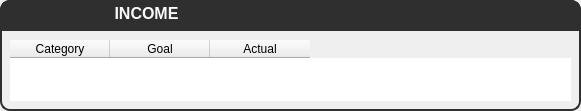
           <widget class="QFrame" name="frame_180">
            <property name="geometry">
             <rect>
              <x>20</x>
              <y>400</y>
              <width>581</width>
              <height>111</height>
             </rect>
            </property>
            <property name="styleSheet">
             <string notr="true">border: 2px solid #2f2f2f;
border-radius: 10px;</string>
            </property>
            <property name="frameShape">
             <enum>QFrame::StyledPanel</enum>
            </property>
            <property name="frameShadow">
             <enum>QFrame::Raised</enum>
            </property>
            <widget class="QFrame" name="frame_181">
             <property name="geometry">
              <rect>
               <x>0</x>
               <y>0</y>
               <width>581</width>
               <height>31</height>
              </rect>
             </property>
             <property name="styleSheet">
              <string notr="true">border: 2px solid #2f2f2f;
border-style:solid;
border-color:#2f2f2f;
border-top-left-radius: 10px;
border-top-right-radius: 10px;
border-bottom-left-radius: 0px;
border-bottom-right-radius: 0px;
background-color: #2f2f2f;</string>
             </property>
             <property name="frameShape">
              <enum>QFrame::StyledPanel</enum>
             </property>
             <property name="frameShadow">
              <enum>QFrame::Raised</enum>
             </property>
             <widget class="QLabel" name="label_173">
              <property name="geometry">
               <rect>
                <x>1</x>
                <y>1</y>
                <width>291</width>
                <height>25</height>
               </rect>
              </property>
              <property name="palette">
               <palette>
                <active>
                 <colorrole role="WindowText">
                  <brush brushstyle="SolidPattern">
                   <color alpha="255">
                    <red>250</red>
                    <green>250</green>
                    <blue>250</blue>
                   </color>
                  </brush>
                 </colorrole>
                 <colorrole role="Button">
                  <brush brushstyle="SolidPattern">
                   <color alpha="255">
                    <red>47</red>
                    <green>47</green>
                    <blue>47</blue>
                   </color>
                  </brush>
                 </colorrole>
                 <colorrole role="Light">
                  <brush brushstyle="SolidPattern">
                   <color alpha="255">
                    <red>255</red>
                    <green>255</green>
                    <blue>255</blue>
                   </color>
                  </brush>
                 </colorrole>
                 <colorrole role="Midlight">
                  <brush brushstyle="SolidPattern">
                   <color alpha="255">
                    <red>252</red>
                    <green>252</green>
                    <blue>252</blue>
                   </color>
                  </brush>
                 </colorrole>
                 <colorrole role="Dark">
                  <brush brushstyle="SolidPattern">
                   <color alpha="255">
                    <red>125</red>
                    <green>125</green>
                    <blue>125</blue>
                   </color>
                  </brush>
                 </colorrole>
                 <colorrole role="Mid">
                  <brush brushstyle="SolidPattern">
                   <color alpha="255">
                    <red>167</red>
                    <green>167</green>
                    <blue>167</blue>
                   </color>
                  </brush>
                 </colorrole>
                 <colorrole role="Text">
                  <brush brushstyle="SolidPattern">
                   <color alpha="255">
                    <red>0</red>
                    <green>0</green>
                    <blue>0</blue>
                   </color>
                  </brush>
                 </colorrole>
                 <colorrole role="BrightText">
                  <brush brushstyle="SolidPattern">
                   <color alpha="255">
                    <red>255</red>
                    <green>255</green>
                    <blue>255</blue>
                   </color>
                  </brush>
                 </colorrole>
                 <colorrole role="ButtonText">
                  <brush brushstyle="SolidPattern">
                   <color alpha="255">
                    <red>0</red>
                    <green>0</green>
                    <blue>0</blue>
                   </color>
                  </brush>
                 </colorrole>
                 <colorrole role="Base">
                  <brush brushstyle="SolidPattern">
                   <color alpha="255">
                    <red>47</red>
                    <green>47</green>
                    <blue>47</blue>
                   </color>
                  </brush>
                 </colorrole>
                 <colorrole role="Window">
                  <brush brushstyle="SolidPattern">
                   <color alpha="255">
                    <red>47</red>
                    <green>47</green>
                    <blue>47</blue>
                   </color>
                  </brush>
                 </colorrole>
                 <colorrole role="Shadow">
                  <brush brushstyle="SolidPattern">
                   <color alpha="255">
                    <red>0</red>
                    <green>0</green>
                    <blue>0</blue>
                   </color>
                  </brush>
                 </colorrole>
                 <colorrole role="AlternateBase">
                  <brush brushstyle="SolidPattern">
                   <color alpha="255">
                    <red>252</red>
                    <green>252</green>
                    <blue>252</blue>
                   </color>
                  </brush>
                 </colorrole>
                 <colorrole role="ToolTipBase">
                  <brush brushstyle="SolidPattern">
                   <color alpha="255">
                    <red>255</red>
                    <green>255</green>
                    <blue>220</blue>
                   </color>
                  </brush>
                 </colorrole>
                 <colorrole role="ToolTipText">
                  <brush brushstyle="SolidPattern">
                   <color alpha="255">
                    <red>0</red>
                    <green>0</green>
                    <blue>0</blue>
                   </color>
                  </brush>
                 </colorrole>
                </active>
                <inactive>
                 <colorrole role="WindowText">
                  <brush brushstyle="SolidPattern">
                   <color alpha="255">
                    <red>250</red>
                    <green>250</green>
                    <blue>250</blue>
                   </color>
                  </brush>
                 </colorrole>
                 <colorrole role="Button">
                  <brush brushstyle="SolidPattern">
                   <color alpha="255">
                    <red>47</red>
                    <green>47</green>
                    <blue>47</blue>
                   </color>
                  </brush>
                 </colorrole>
                 <colorrole role="Light">
                  <brush brushstyle="SolidPattern">
                   <color alpha="255">
                    <red>255</red>
                    <green>255</green>
                    <blue>255</blue>
                   </color>
                  </brush>
                 </colorrole>
                 <colorrole role="Midlight">
                  <brush brushstyle="SolidPattern">
                   <color alpha="255">
                    <red>252</red>
                    <green>252</green>
                    <blue>252</blue>
                   </color>
                  </brush>
                 </colorrole>
                 <colorrole role="Dark">
                  <brush brushstyle="SolidPattern">
                   <color alpha="255">
                    <red>125</red>
                    <green>125</green>
                    <blue>125</blue>
                   </color>
                  </brush>
                 </colorrole>
                 <colorrole role="Mid">
                  <brush brushstyle="SolidPattern">
                   <color alpha="255">
                    <red>167</red>
                    <green>167</green>
                    <blue>167</blue>
                   </color>
                  </brush>
                 </colorrole>
                 <colorrole role="Text">
                  <brush brushstyle="SolidPattern">
                   <color alpha="255">
                    <red>0</red>
                    <green>0</green>
                    <blue>0</blue>
                   </color>
                  </brush>
                 </colorrole>
                 <colorrole role="BrightText">
                  <brush brushstyle="SolidPattern">
                   <color alpha="255">
                    <red>255</red>
                    <green>255</green>
                    <blue>255</blue>
                   </color>
                  </brush>
                 </colorrole>
                 <colorrole role="ButtonText">
                  <brush brushstyle="SolidPattern">
                   <color alpha="255">
                    <red>0</red>
                    <green>0</green>
                    <blue>0</blue>
                   </color>
                  </brush>
                 </colorrole>
                 <colorrole role="Base">
                  <brush brushstyle="SolidPattern">
                   <color alpha="255">
                    <red>47</red>
                    <green>47</green>
                    <blue>47</blue>
                   </color>
                  </brush>
                 </colorrole>
                 <colorrole role="Window">
                  <brush brushstyle="SolidPattern">
                   <color alpha="255">
                    <red>47</red>
                    <green>47</green>
                    <blue>47</blue>
                   </color>
                  </brush>
                 </colorrole>
                 <colorrole role="Shadow">
                  <brush brushstyle="SolidPattern">
                   <color alpha="255">
                    <red>0</red>
                    <green>0</green>
                    <blue>0</blue>
                   </color>
                  </brush>
                 </colorrole>
                 <colorrole role="AlternateBase">
                  <brush brushstyle="SolidPattern">
                   <color alpha="255">
                    <red>252</red>
                    <green>252</green>
                    <blue>252</blue>
                   </color>
                  </brush>
                 </colorrole>
                 <colorrole role="ToolTipBase">
                  <brush brushstyle="SolidPattern">
                   <color alpha="255">
                    <red>255</red>
                    <green>255</green>
                    <blue>220</blue>
                   </color>
                  </brush>
                 </colorrole>
                 <colorrole role="ToolTipText">
                  <brush brushstyle="SolidPattern">
                   <color alpha="255">
                    <red>0</red>
                    <green>0</green>
                    <blue>0</blue>
                   </color>
                  </brush>
                 </colorrole>
                </inactive>
                <disabled>
                 <colorrole role="WindowText">
                  <brush brushstyle="SolidPattern">
                   <color alpha="255">
                    <red>125</red>
                    <green>125</green>
                    <blue>125</blue>
                   </color>
                  </brush>
                 </colorrole>
                 <colorrole role="Button">
                  <brush brushstyle="SolidPattern">
                   <color alpha="255">
                    <red>47</red>
                    <green>47</green>
                    <blue>47</blue>
                   </color>
                  </brush>
                 </colorrole>
                 <colorrole role="Light">
                  <brush brushstyle="SolidPattern">
                   <color alpha="255">
                    <red>255</red>
                    <green>255</green>
                    <blue>255</blue>
                   </color>
                  </brush>
                 </colorrole>
                 <colorrole role="Midlight">
                  <brush brushstyle="SolidPattern">
                   <color alpha="255">
                    <red>252</red>
                    <green>252</green>
                    <blue>252</blue>
                   </color>
                  </brush>
                 </colorrole>
                 <colorrole role="Dark">
                  <brush brushstyle="SolidPattern">
                   <color alpha="255">
                    <red>125</red>
                    <green>125</green>
                    <blue>125</blue>
                   </color>
                  </brush>
                 </colorrole>
                 <colorrole role="Mid">
                  <brush brushstyle="SolidPattern">
                   <color alpha="255">
                    <red>167</red>
                    <green>167</green>
                    <blue>167</blue>
                   </color>
                  </brush>
                 </colorrole>
                 <colorrole role="Text">
                  <brush brushstyle="SolidPattern">
                   <color alpha="255">
                    <red>125</red>
                    <green>125</green>
                    <blue>125</blue>
                   </color>
                  </brush>
                 </colorrole>
                 <colorrole role="BrightText">
                  <brush brushstyle="SolidPattern">
                   <color alpha="255">
                    <red>255</red>
                    <green>255</green>
                    <blue>255</blue>
                   </color>
                  </brush>
                 </colorrole>
                 <colorrole role="ButtonText">
                  <brush brushstyle="SolidPattern">
                   <color alpha="255">
                    <red>125</red>
                    <green>125</green>
                    <blue>125</blue>
                   </color>
                  </brush>
                 </colorrole>
                 <colorrole role="Base">
                  <brush brushstyle="SolidPattern">
                   <color alpha="255">
                    <red>47</red>
                    <green>47</green>
                    <blue>47</blue>
                   </color>
                  </brush>
                 </colorrole>
                 <colorrole role="Window">
                  <brush brushstyle="SolidPattern">
                   <color alpha="255">
                    <red>47</red>
                    <green>47</green>
                    <blue>47</blue>
                   </color>
                  </brush>
                 </colorrole>
                 <colorrole role="Shadow">
                  <brush brushstyle="SolidPattern">
                   <color alpha="255">
                    <red>0</red>
                    <green>0</green>
                    <blue>0</blue>
                   </color>
                  </brush>
                 </colorrole>
                 <colorrole role="AlternateBase">
                  <brush brushstyle="SolidPattern">
                   <color alpha="255">
                    <red>250</red>
                    <green>250</green>
                    <blue>250</blue>
                   </color>
                  </brush>
                 </colorrole>
                 <colorrole role="ToolTipBase">
                  <brush brushstyle="SolidPattern">
                   <color alpha="255">
                    <red>255</red>
                    <green>255</green>
                    <blue>220</blue>
                   </color>
                  </brush>
                 </colorrole>
                 <colorrole role="ToolTipText">
                  <brush brushstyle="SolidPattern">
                   <color alpha="255">
                    <red>0</red>
                    <green>0</green>
                    <blue>0</blue>
                   </color>
                  </brush>
                 </colorrole>
                </disabled>
               </palette>
              </property>
              <property name="font">
               <font>
                <family>Segoe UI</family>
                <pointsize>12</pointsize>
                <weight>75</weight>
                <bold>true</bold>
               </font>
              </property>
              <property name="styleSheet">
               <string notr="true"/>
              </property>
              <property name="text">
               <string>INCOME</string>
              </property>
              <property name="textFormat">
               <enum>Qt::PlainText</enum>
              </property>
              <property name="alignment">
               <set>Qt::AlignCenter</set>
              </property>
             </widget>
            </widget>
            <widget class="QTableWidget" name="tableWidget_7">
             <property name="geometry">
              <rect>
               <x>10</x>
               <y>40</y>
               <width>561</width>
               <height>61</height>
              </rect>
             </property>
             <property name="styleSheet">
              <string notr="true">border:none;
border-radius: 0px;</string>
             </property>
             <column>
              <property name="text">
               <string>Category</string>
              </property>
             </column>
             <column>
              <property name="text">
               <string>Goal</string>
              </property>
             </column>
             <column>
              <property name="text">
               <string>Actual</string>
              </property>
             </column>
            </widget>
           </widget>
